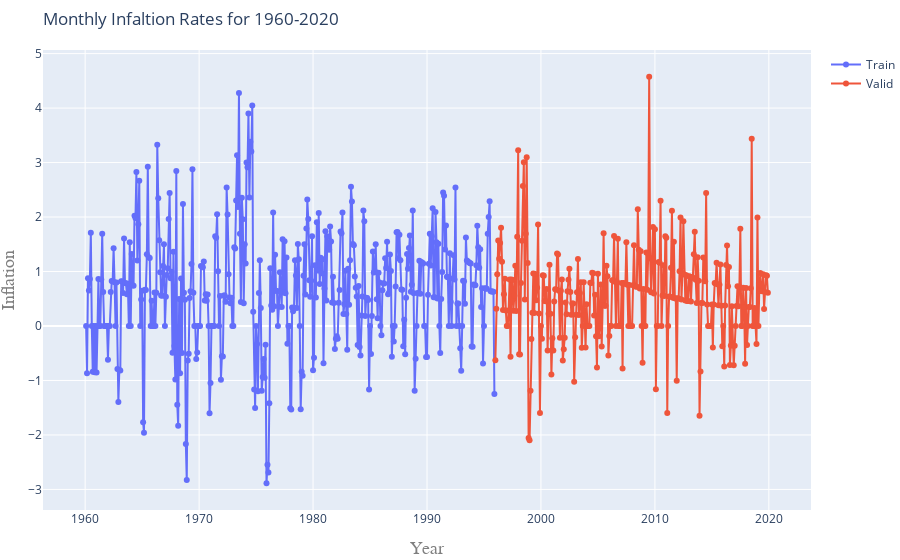

Notebook code cell kept with this figure:
### Markdown cell above
### Visualize the data

### Code cell
fig= go.Figure()
fig.add_trace(go.Scatter(dict(x=Train.observation_date, y=Train.Monthly_Rate, mode='lines+markers', name= 'Train')))
fig.add_trace(go.Scatter(dict(x=Valid.observation_date, y=Valid.Monthly_Rate, mode='lines+markers', name= 'Valid')))

fig.update_layout(title=go.layout.Title(
        text="Monthly Infaltion Rates for 1960-2020",
        xref="paper",x=0),
    margin=dict(l=10, r=0, t=50, b=50),
    xaxis=go.layout.XAxis(title=go.layout.xaxis.Title(text="Year",font=dict(
                family="Courier New, monospace",
                size=18,
                color="#7f7f7f"))),
    yaxis=go.layout.YAxis(title=go.layout.yaxis.Title(text="Inflation",font=dict(
                family="Courier New, monospace",
                size=18,
                color="#7f7f7f"))))

fig.show()

### Figure 1 — Plotly figure (JSON) as saved in the notebook; plotly's stock layout.template omitted (floating-point values rounded to 4 significant figures; data arrays with more than 128 entries replaced by an {"elided": "..."} marker saying what was removed)
{"data": [{"mode": "lines+markers", "name": "Train", "type": "scatter", "x": {"elided": "432 str values"}, "y": {"elided": "432 float values"}}, {"mode": "lines+markers", "name": "Valid", "type": "scatter", "x": {"elided": "289 str values"}, "y": {"elided": "289 float values"}}], "layout": {"margin": {"b": 50, "l": 10, "r": 0, "t": 50}, "title": {"text": "Monthly Infaltion Rates for 1960-2020", "x": 0, "xref": "paper"}, "xaxis": {"title": {"font": {"color": "#7f7f7f", "family": "Courier New, monospace", "size": 18}, "text": "Year"}}, "yaxis": {"title": {"font": {"color": "#7f7f7f", "family": "Courier New, monospace", "size": 18}, "text": "Inflation"}}}}
